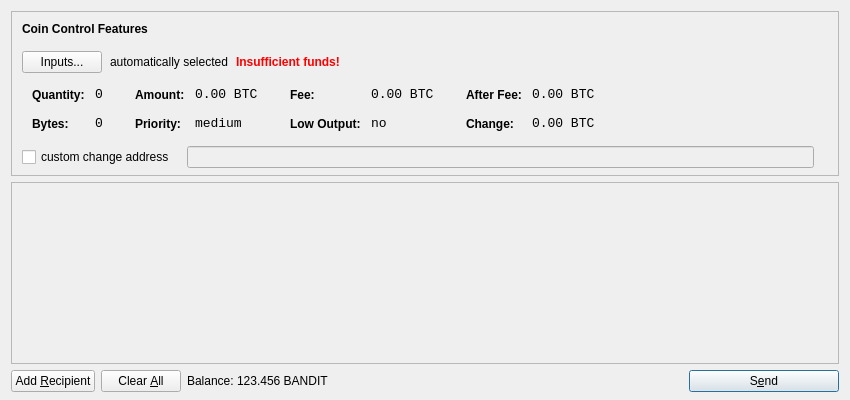
<?xml version="1.0" encoding="UTF-8"?>
<ui version="4.0">
 <class>SendCoinsDialog</class>
 <widget class="QDialog" name="SendCoinsDialog">
  <property name="geometry">
   <rect>
    <x>0</x>
    <y>0</y>
    <width>850</width>
    <height>400</height>
   </rect>
  </property>
  <property name="windowTitle">
   <string>Send Coins</string>
  </property>
  <layout class="QVBoxLayout" name="verticalLayout" stretch="0,1,0">
   <property name="bottomMargin">
    <number>8</number>
   </property>
   <item>
    <widget class="QFrame" name="frameCoinControl">
     <property name="sizePolicy">
      <sizepolicy hsizetype="Expanding" vsizetype="Expanding">
       <horstretch>0</horstretch>
       <verstretch>0</verstretch>
      </sizepolicy>
     </property>
     <property name="maximumSize">
      <size>
       <width>16777215</width>
       <height>16777215</height>
      </size>
     </property>
     <property name="frameShape">
      <enum>QFrame::StyledPanel</enum>
     </property>
     <property name="frameShadow">
      <enum>QFrame::Sunken</enum>
     </property>
     <layout class="QVBoxLayout" name="verticalLayoutCoinControl2">
      <property name="spacing">
       <number>-1</number>
      </property>
      <property name="leftMargin">
       <number>0</number>
      </property>
      <property name="topMargin">
       <number>0</number>
      </property>
      <property name="rightMargin">
       <number>0</number>
      </property>
      <property name="bottomMargin">
       <number>6</number>
      </property>
      <item>
       <layout class="QVBoxLayout" name="verticalLayoutCoinControl" stretch="0,0,0,0,1">
        <property name="spacing">
         <number>0</number>
        </property>
        <property name="leftMargin">
         <number>10</number>
        </property>
        <property name="topMargin">
         <number>10</number>
        </property>
        <item>
         <layout class="QHBoxLayout" name="horizontalLayoutCoinControl1">
          <property name="bottomMargin">
           <number>15</number>
          </property>
          <item>
           <widget class="QLabel" name="labelCoinControlFeatures">
            <property name="sizePolicy">
             <sizepolicy hsizetype="Preferred" vsizetype="Maximum">
              <horstretch>0</horstretch>
              <verstretch>0</verstretch>
             </sizepolicy>
            </property>
            <property name="font">
             <font>
              <weight>75</weight>
              <bold>true</bold>
             </font>
            </property>
            <property name="styleSheet">
             <string notr="true">font-weight:bold;</string>
            </property>
            <property name="text">
             <string>Coin Control Features</string>
            </property>
           </widget>
          </item>
         </layout>
        </item>
        <item>
         <layout class="QHBoxLayout" name="horizontalLayoutCoinControl2" stretch="0,0,0,0">
          <property name="spacing">
           <number>8</number>
          </property>
          <property name="bottomMargin">
           <number>10</number>
          </property>
          <item>
           <widget class="QPushButton" name="pushButtonCoinControl">
            <property name="styleSheet">
             <string notr="true"/>
            </property>
            <property name="text">
             <string>Inputs...</string>
            </property>
           </widget>
          </item>
          <item>
           <widget class="QLabel" name="labelCoinControlAutomaticallySelected">
            <property name="text">
             <string>automatically selected</string>
            </property>
            <property name="margin">
             <number>5</number>
            </property>
           </widget>
          </item>
          <item>
           <widget class="QLabel" name="labelCoinControlInsuffFunds">
            <property name="font">
             <font>
              <weight>75</weight>
              <bold>true</bold>
             </font>
            </property>
            <property name="styleSheet">
             <string notr="true">color:red;font-weight:bold;</string>
            </property>
            <property name="text">
             <string>Insufficient funds!</string>
            </property>
            <property name="margin">
             <number>5</number>
            </property>
           </widget>
          </item>
          <item>
           <spacer name="horizontalSpacerCoinControl">
            <property name="orientation">
             <enum>Qt::Horizontal</enum>
            </property>
            <property name="sizeHint" stdset="0">
             <size>
              <width>40</width>
              <height>1</height>
             </size>
            </property>
           </spacer>
          </item>
         </layout>
        </item>
        <item>
         <widget class="QWidget" name="widgetCoinControl" native="true">
          <property name="sizePolicy">
           <sizepolicy hsizetype="Preferred" vsizetype="Preferred">
            <horstretch>0</horstretch>
            <verstretch>0</verstretch>
           </sizepolicy>
          </property>
          <property name="minimumSize">
           <size>
            <width>0</width>
            <height>0</height>
           </size>
          </property>
          <property name="styleSheet">
           <string notr="true"/>
          </property>
          <layout class="QHBoxLayout" name="horizontalLayoutCoinControl5">
           <property name="margin">
            <number>0</number>
           </property>
           <item>
            <layout class="QHBoxLayout" name="horizontalLayoutCoinControl3" stretch="0,0,0,1">
             <property name="spacing">
              <number>20</number>
             </property>
             <property name="topMargin">
              <number>0</number>
             </property>
             <property name="bottomMargin">
              <number>10</number>
             </property>
             <item>
              <layout class="QFormLayout" name="formLayoutCoinControl1">
               <property name="horizontalSpacing">
                <number>10</number>
               </property>
               <property name="verticalSpacing">
                <number>14</number>
               </property>
               <property name="leftMargin">
                <number>10</number>
               </property>
               <property name="topMargin">
                <number>4</number>
               </property>
               <property name="rightMargin">
                <number>6</number>
               </property>
               <item row="0" column="0">
                <widget class="QLabel" name="labelCoinControlQuantityText">
                 <property name="styleSheet">
                  <string notr="true">font-weight:bold;</string>
                 </property>
                 <property name="text">
                  <string>Quantity:</string>
                 </property>
                 <property name="margin">
                  <number>0</number>
                 </property>
                </widget>
               </item>
               <item row="0" column="1">
                <widget class="QLabel" name="labelCoinControlQuantity">
                 <property name="font">
                  <font>
                   <family>Monospace</family>
                   <pointsize>10</pointsize>
                  </font>
                 </property>
                 <property name="cursor">
                  <cursorShape>IBeamCursor</cursorShape>
                 </property>
                 <property name="contextMenuPolicy">
                  <enum>Qt::ActionsContextMenu</enum>
                 </property>
                 <property name="text">
                  <string notr="true">0</string>
                 </property>
                 <property name="margin">
                  <number>0</number>
                 </property>
                 <property name="textInteractionFlags">
                  <set>Qt::LinksAccessibleByMouse|Qt::TextSelectableByKeyboard|Qt::TextSelectableByMouse</set>
                 </property>
                </widget>
               </item>
               <item row="1" column="0">
                <widget class="QLabel" name="labelCoinControlBytesText">
                 <property name="styleSheet">
                  <string notr="true">font-weight:bold;</string>
                 </property>
                 <property name="text">
                  <string>Bytes:</string>
                 </property>
                </widget>
               </item>
               <item row="1" column="1">
                <widget class="QLabel" name="labelCoinControlBytes">
                 <property name="font">
                  <font>
                   <family>Monospace</family>
                   <pointsize>10</pointsize>
                  </font>
                 </property>
                 <property name="cursor">
                  <cursorShape>IBeamCursor</cursorShape>
                 </property>
                 <property name="contextMenuPolicy">
                  <enum>Qt::ActionsContextMenu</enum>
                 </property>
                 <property name="text">
                  <string notr="true">0</string>
                 </property>
                 <property name="textInteractionFlags">
                  <set>Qt::LinksAccessibleByMouse|Qt::TextSelectableByKeyboard|Qt::TextSelectableByMouse</set>
                 </property>
                </widget>
               </item>
              </layout>
             </item>
             <item>
              <layout class="QFormLayout" name="formLayoutCoinControl2">
               <property name="horizontalSpacing">
                <number>10</number>
               </property>
               <property name="verticalSpacing">
                <number>14</number>
               </property>
               <property name="leftMargin">
                <number>6</number>
               </property>
               <property name="topMargin">
                <number>4</number>
               </property>
               <property name="rightMargin">
                <number>6</number>
               </property>
               <item row="0" column="0">
                <widget class="QLabel" name="labelCoinControlAmountText">
                 <property name="styleSheet">
                  <string notr="true">font-weight:bold;</string>
                 </property>
                 <property name="text">
                  <string>Amount:</string>
                 </property>
                 <property name="margin">
                  <number>0</number>
                 </property>
                </widget>
               </item>
               <item row="0" column="1">
                <widget class="QLabel" name="labelCoinControlAmount">
                 <property name="font">
                  <font>
                   <family>Monospace</family>
                   <pointsize>10</pointsize>
                  </font>
                 </property>
                 <property name="cursor">
                  <cursorShape>IBeamCursor</cursorShape>
                 </property>
                 <property name="contextMenuPolicy">
                  <enum>Qt::ActionsContextMenu</enum>
                 </property>
                 <property name="text">
                  <string notr="true">0.00 BTC</string>
                 </property>
                 <property name="textInteractionFlags">
                  <set>Qt::LinksAccessibleByMouse|Qt::TextSelectableByKeyboard|Qt::TextSelectableByMouse</set>
                 </property>
                </widget>
               </item>
               <item row="1" column="0">
                <widget class="QLabel" name="labelCoinControlPriorityText">
                 <property name="styleSheet">
                  <string notr="true">font-weight:bold;</string>
                 </property>
                 <property name="text">
                  <string>Priority:</string>
                 </property>
                </widget>
               </item>
               <item row="1" column="1">
                <widget class="QLabel" name="labelCoinControlPriority">
                 <property name="font">
                  <font>
                   <family>Monospace</family>
                   <pointsize>10</pointsize>
                  </font>
                 </property>
                 <property name="cursor">
                  <cursorShape>IBeamCursor</cursorShape>
                 </property>
                 <property name="contextMenuPolicy">
                  <enum>Qt::ActionsContextMenu</enum>
                 </property>
                 <property name="text">
                  <string>medium</string>
                 </property>
                 <property name="textInteractionFlags">
                  <set>Qt::LinksAccessibleByMouse|Qt::TextSelectableByKeyboard|Qt::TextSelectableByMouse</set>
                 </property>
                </widget>
               </item>
              </layout>
             </item>
             <item>
              <layout class="QFormLayout" name="formLayoutCoinControl3">
               <property name="horizontalSpacing">
                <number>10</number>
               </property>
               <property name="verticalSpacing">
                <number>14</number>
               </property>
               <property name="leftMargin">
                <number>6</number>
               </property>
               <property name="topMargin">
                <number>4</number>
               </property>
               <property name="rightMargin">
                <number>6</number>
               </property>
               <item row="0" column="0">
                <widget class="QLabel" name="labelCoinControlFeeText">
                 <property name="styleSheet">
                  <string notr="true">font-weight:bold;</string>
                 </property>
                 <property name="text">
                  <string>Fee:</string>
                 </property>
                 <property name="margin">
                  <number>0</number>
                 </property>
                </widget>
               </item>
               <item row="0" column="1">
                <widget class="QLabel" name="labelCoinControlFee">
                 <property name="font">
                  <font>
                   <family>Monospace</family>
                   <pointsize>10</pointsize>
                  </font>
                 </property>
                 <property name="cursor">
                  <cursorShape>IBeamCursor</cursorShape>
                 </property>
                 <property name="contextMenuPolicy">
                  <enum>Qt::ActionsContextMenu</enum>
                 </property>
                 <property name="text">
                  <string notr="true">0.00 BTC</string>
                 </property>
                 <property name="textInteractionFlags">
                  <set>Qt::LinksAccessibleByMouse|Qt::TextSelectableByKeyboard|Qt::TextSelectableByMouse</set>
                 </property>
                </widget>
               </item>
               <item row="1" column="0">
                <widget class="QLabel" name="labelCoinControlLowOutputText">
                 <property name="styleSheet">
                  <string notr="true">font-weight:bold;</string>
                 </property>
                 <property name="text">
                  <string>Low Output:</string>
                 </property>
                </widget>
               </item>
               <item row="1" column="1">
                <widget class="QLabel" name="labelCoinControlLowOutput">
                 <property name="font">
                  <font>
                   <family>Monospace</family>
                   <pointsize>10</pointsize>
                  </font>
                 </property>
                 <property name="cursor">
                  <cursorShape>IBeamCursor</cursorShape>
                 </property>
                 <property name="contextMenuPolicy">
                  <enum>Qt::ActionsContextMenu</enum>
                 </property>
                 <property name="text">
                  <string>no</string>
                 </property>
                 <property name="textInteractionFlags">
                  <set>Qt::LinksAccessibleByMouse|Qt::TextSelectableByKeyboard|Qt::TextSelectableByMouse</set>
                 </property>
                </widget>
               </item>
              </layout>
             </item>
             <item>
              <layout class="QFormLayout" name="formLayoutCoinControl4">
               <property name="horizontalSpacing">
                <number>10</number>
               </property>
               <property name="verticalSpacing">
                <number>14</number>
               </property>
               <property name="leftMargin">
                <number>6</number>
               </property>
               <property name="topMargin">
                <number>4</number>
               </property>
               <property name="rightMargin">
                <number>6</number>
               </property>
               <item row="0" column="0">
                <widget class="QLabel" name="labelCoinControlAfterFeeText">
                 <property name="styleSheet">
                  <string notr="true">font-weight:bold;</string>
                 </property>
                 <property name="text">
                  <string>After Fee:</string>
                 </property>
                 <property name="margin">
                  <number>0</number>
                 </property>
                </widget>
               </item>
               <item row="0" column="1">
                <widget class="QLabel" name="labelCoinControlAfterFee">
                 <property name="font">
                  <font>
                   <family>Monospace</family>
                   <pointsize>10</pointsize>
                  </font>
                 </property>
                 <property name="cursor">
                  <cursorShape>IBeamCursor</cursorShape>
                 </property>
                 <property name="contextMenuPolicy">
                  <enum>Qt::ActionsContextMenu</enum>
                 </property>
                 <property name="text">
                  <string notr="true">0.00 BTC</string>
                 </property>
                 <property name="textInteractionFlags">
                  <set>Qt::LinksAccessibleByMouse|Qt::TextSelectableByKeyboard|Qt::TextSelectableByMouse</set>
                 </property>
                </widget>
               </item>
               <item row="1" column="0">
                <widget class="QLabel" name="labelCoinControlChangeText">
                 <property name="styleSheet">
                  <string notr="true">font-weight:bold;</string>
                 </property>
                 <property name="text">
                  <string>Change:</string>
                 </property>
                </widget>
               </item>
               <item row="1" column="1">
                <widget class="QLabel" name="labelCoinControlChange">
                 <property name="font">
                  <font>
                   <family>Monospace</family>
                   <pointsize>10</pointsize>
                  </font>
                 </property>
                 <property name="cursor">
                  <cursorShape>IBeamCursor</cursorShape>
                 </property>
                 <property name="contextMenuPolicy">
                  <enum>Qt::ActionsContextMenu</enum>
                 </property>
                 <property name="text">
                  <string notr="true">0.00 BTC</string>
                 </property>
                 <property name="textInteractionFlags">
                  <set>Qt::LinksAccessibleByMouse|Qt::TextSelectableByKeyboard|Qt::TextSelectableByMouse</set>
                 </property>
                </widget>
               </item>
              </layout>
             </item>
            </layout>
           </item>
          </layout>
         </widget>
        </item>
        <item>
         <layout class="QHBoxLayout" name="horizontalLayoutCoinControl4" stretch="0,0,0">
          <property name="spacing">
           <number>12</number>
          </property>
          <property name="sizeConstraint">
           <enum>QLayout::SetDefaultConstraint</enum>
          </property>
          <property name="topMargin">
           <number>5</number>
          </property>
          <property name="rightMargin">
           <number>5</number>
          </property>
          <item>
           <widget class="QCheckBox" name="checkBoxCoinControlChange">
            <property name="text">
             <string>custom change address</string>
            </property>
           </widget>
          </item>
          <item>
           <widget class="QLineEdit" name="lineEditCoinControlChange">
            <property name="enabled">
             <bool>false</bool>
            </property>
            <property name="sizePolicy">
             <sizepolicy hsizetype="Expanding" vsizetype="Fixed">
              <horstretch>0</horstretch>
              <verstretch>0</verstretch>
             </sizepolicy>
            </property>
           </widget>
          </item>
          <item>
           <widget class="QLabel" name="labelCoinControlChangeLabel">
            <property name="sizePolicy">
             <sizepolicy hsizetype="Preferred" vsizetype="Expanding">
              <horstretch>0</horstretch>
              <verstretch>0</verstretch>
             </sizepolicy>
            </property>
            <property name="minimumSize">
             <size>
              <width>0</width>
              <height>0</height>
             </size>
            </property>
            <property name="text">
             <string/>
            </property>
            <property name="margin">
             <number>3</number>
            </property>
           </widget>
          </item>
         </layout>
        </item>
        <item>
         <spacer name="verticalSpacerCoinControl">
          <property name="orientation">
           <enum>Qt::Vertical</enum>
          </property>
          <property name="sizeHint" stdset="0">
           <size>
            <width>800</width>
            <height>1</height>
           </size>
          </property>
         </spacer>
        </item>
       </layout>
      </item>
     </layout>
    </widget>
   </item>
   <item>
    <widget class="QScrollArea" name="scrollArea">
     <property name="widgetResizable">
      <bool>true</bool>
     </property>
     <widget class="QWidget" name="scrollAreaWidgetContents">
      <property name="geometry">
       <rect>
        <x>0</x>
        <y>0</y>
        <width>830</width>
        <height>165</height>
       </rect>
      </property>
      <layout class="QVBoxLayout" name="verticalLayout_2">
       <property name="margin">
        <number>0</number>
       </property>
       <item>
        <layout class="QVBoxLayout" name="entries">
         <property name="spacing">
          <number>6</number>
         </property>
        </layout>
       </item>
       <item>
        <spacer name="verticalSpacer">
         <property name="orientation">
          <enum>Qt::Vertical</enum>
         </property>
         <property name="sizeHint" stdset="0">
          <size>
           <width>20</width>
           <height>40</height>
          </size>
         </property>
        </spacer>
       </item>
      </layout>
     </widget>
    </widget>
   </item>
   <item>
    <layout class="QHBoxLayout" name="horizontalLayout">
     <item>
      <widget class="QPushButton" name="addButton">
       <property name="toolTip">
        <string>Send to multiple recipients at once</string>
       </property>
       <property name="text">
        <string>Add &amp;Recipient</string>
       </property>
       <property name="icon">
        <iconset resource="../bitcoin.qrc">
         <normaloff>:/icons/add</normaloff>:/icons/add</iconset>
       </property>
       <property name="autoDefault">
        <bool>false</bool>
       </property>
      </widget>
     </item>
     <item>
      <widget class="QPushButton" name="clearButton">
       <property name="sizePolicy">
        <sizepolicy hsizetype="Minimum" vsizetype="Fixed">
         <horstretch>0</horstretch>
         <verstretch>0</verstretch>
        </sizepolicy>
       </property>
       <property name="toolTip">
        <string>Remove all transaction fields</string>
       </property>
       <property name="text">
        <string>Clear &amp;All</string>
       </property>
       <property name="icon">
        <iconset resource="../bitcoin.qrc">
         <normaloff>:/icons/remove</normaloff>:/icons/remove</iconset>
       </property>
       <property name="autoRepeatDelay">
        <number>300</number>
       </property>
       <property name="autoDefault">
        <bool>false</bool>
       </property>
      </widget>
     </item>
     <item>
      <layout class="QHBoxLayout" name="horizontalLayout_2">
       <property name="spacing">
        <number>3</number>
       </property>
       <item>
        <widget class="QLabel" name="label">
         <property name="text">
          <string>Balance:</string>
         </property>
        </widget>
       </item>
       <item>
        <widget class="QLabel" name="labelBalance">
         <property name="cursor">
          <cursorShape>IBeamCursor</cursorShape>
         </property>
         <property name="text">
          <string>123.456 BANDIT</string>
         </property>
         <property name="textInteractionFlags">
          <set>Qt::LinksAccessibleByMouse|Qt::TextSelectableByKeyboard|Qt::TextSelectableByMouse</set>
         </property>
        </widget>
       </item>
      </layout>
     </item>
     <item>
      <spacer name="horizontalSpacer">
       <property name="orientation">
        <enum>Qt::Horizontal</enum>
       </property>
       <property name="sizeHint" stdset="0">
        <size>
         <width>40</width>
         <height>20</height>
        </size>
       </property>
      </spacer>
     </item>
     <item>
      <widget class="QPushButton" name="sendButton">
       <property name="minimumSize">
        <size>
         <width>150</width>
         <height>0</height>
        </size>
       </property>
       <property name="toolTip">
        <string>Confirm the send action</string>
       </property>
       <property name="text">
        <string>S&amp;end</string>
       </property>
       <property name="icon">
        <iconset resource="../bitcoin.qrc">
         <normaloff>:/icons/send</normaloff>:/icons/send</iconset>
       </property>
       <property name="default">
        <bool>true</bool>
       </property>
      </widget>
     </item>
    </layout>
   </item>
  </layout>
 </widget>
 <resources>
  <include location="../bitcoin.qrc"/>
 </resources>
 <connections/>
</ui>
